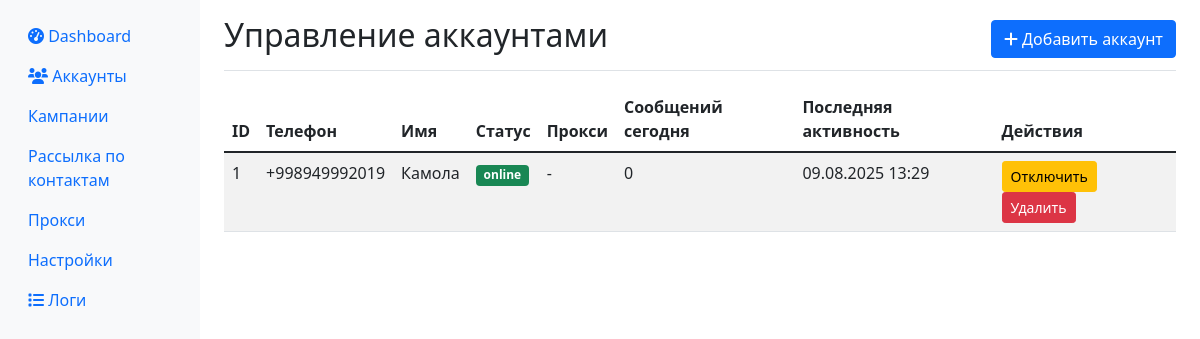
Page /accounts on the earlier database version.
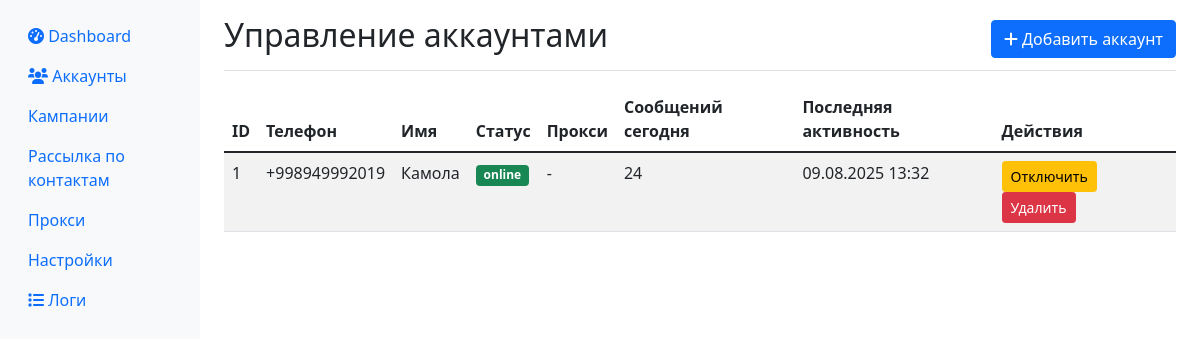
Same page on the later database version.
### app/database.py (models this page shows)
class Account(Base):
    __tablename__ = "accounts"
    id = Column(Integer, primary_key=True, index=True)
    phone = Column(String, unique=True, index=True)
    name = Column(String)
    status = Column(String, default="offline")  # online, offline, blocked, error
    session_data = Column(Text)  # зашифрованная сессия
    proxy = Column(String, nullable=True)
    created_at = Column(DateTime, default=datetime.utcnow)
    last_activity = Column(DateTime, default=datetime.utcnow)
    messages_sent_today = Column(Integer, default=0)
    messages_sent_hour = Column(Integer, default=0)
    last_message_time = Column(DateTime, nullable=True)
    is_active = Column(Boolean, default=True)

### app/web.py (the view)
@app.get("/accounts", response_class=HTMLResponse)
async def accounts_page(request: Request, db: Session = Depends(get_db)):
    accounts = db.query(Account).all()
    return templates.TemplateResponse("accounts.html", {
        "request": request,
        "accounts": accounts
    })

### templates/accounts.html (shortened to what this page needs)
{% extends "base.html" %}
{% block content %}
<div class="d-flex justify-content-between flex-wrap flex-md-nowrap align-items-center pt-3 pb-2 mb-3 border-bottom">
    <h1 class="h2">Управление аккаунтами</h1>
    <button class="btn btn-primary" data-bs-toggle="modal" data-bs-target="#addAccountModal">
        <i class="fas fa-plus"></i> Добавить аккаунт
    </button>
</div>
<div class="table-responsive">
    <table class="table table-striped">
        <thead>
            <tr>
                <th>ID</th>
                <th>Телефон</th>
                <th>Имя</th>
                <th>Статус</th>
                <th>Прокси</th>
                <th>Сообщений сегодня</th>
                <th>Последняя активность</th>
                <th>Действия</th>
            </tr>
        </thead>
        <tbody>
            {% for account in accounts %}
            <tr>
                <td>{{ account.id }}</td>
                <td>{{ account.phone }}</td>
                <td>{{ account.name or '-' }}</td>
                <td>
                    <span class="badge bg-{% if account.status == 'online' %}success{% elif account.status == 'offline' %}secondary{% elif account.status == 'error' %}danger{% else %}warning{% endif %}">
                        {{ account.status }}
                    </span>
                </td>
                <td>{{ account.proxy or '-' }}</td>
                <td>{{ account.messages_sent_today }}</td>
                <td>{{ account.last_activity.strftime('%d.%m.%Y %H:%M') if account.last_activity else '-' }}</td>
                <td>
                    <button class="btn btn-sm btn-{% if account.is_active %}warning{% else %}success{% endif %}"
                            onclick="toggleAccount({{ account.id }})">
                        {% if account.is_active %}Отключить{% else %}Включить{% endif %}
                    </button>
                    <button class="btn btn-sm btn-danger" onclick="deleteAccount({{ account.id }})">
                        Удалить
                    </button>
                </td>
            </tr>
            {% endfor %}
        </tbody>
    </table>
</div>
{% endblock %}

Differences in the rows shown:
changed Account "Камола": messages_sent_today "0" → "24"; last_activity "09.08.2025 13:29" → "09.08.2025 13:32"
